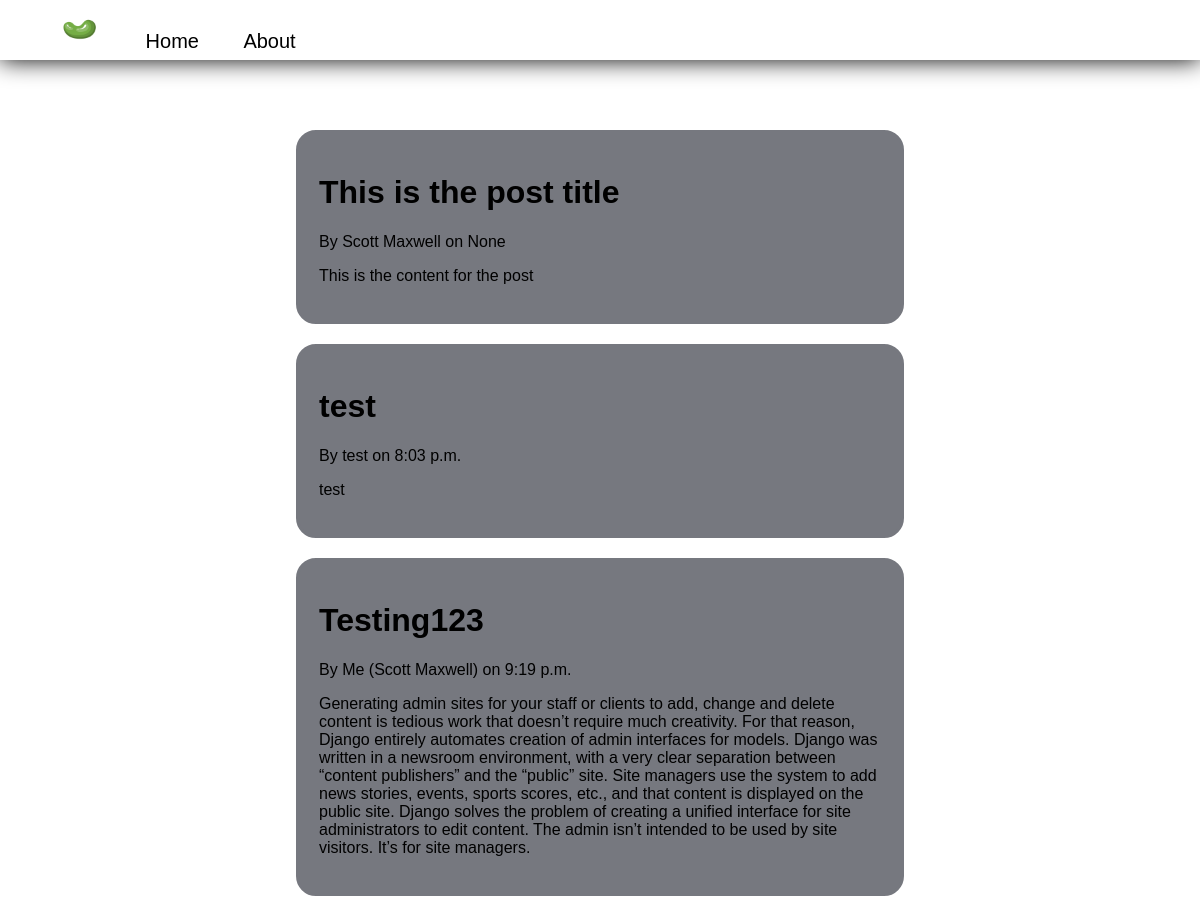
Before: / with the older database file.
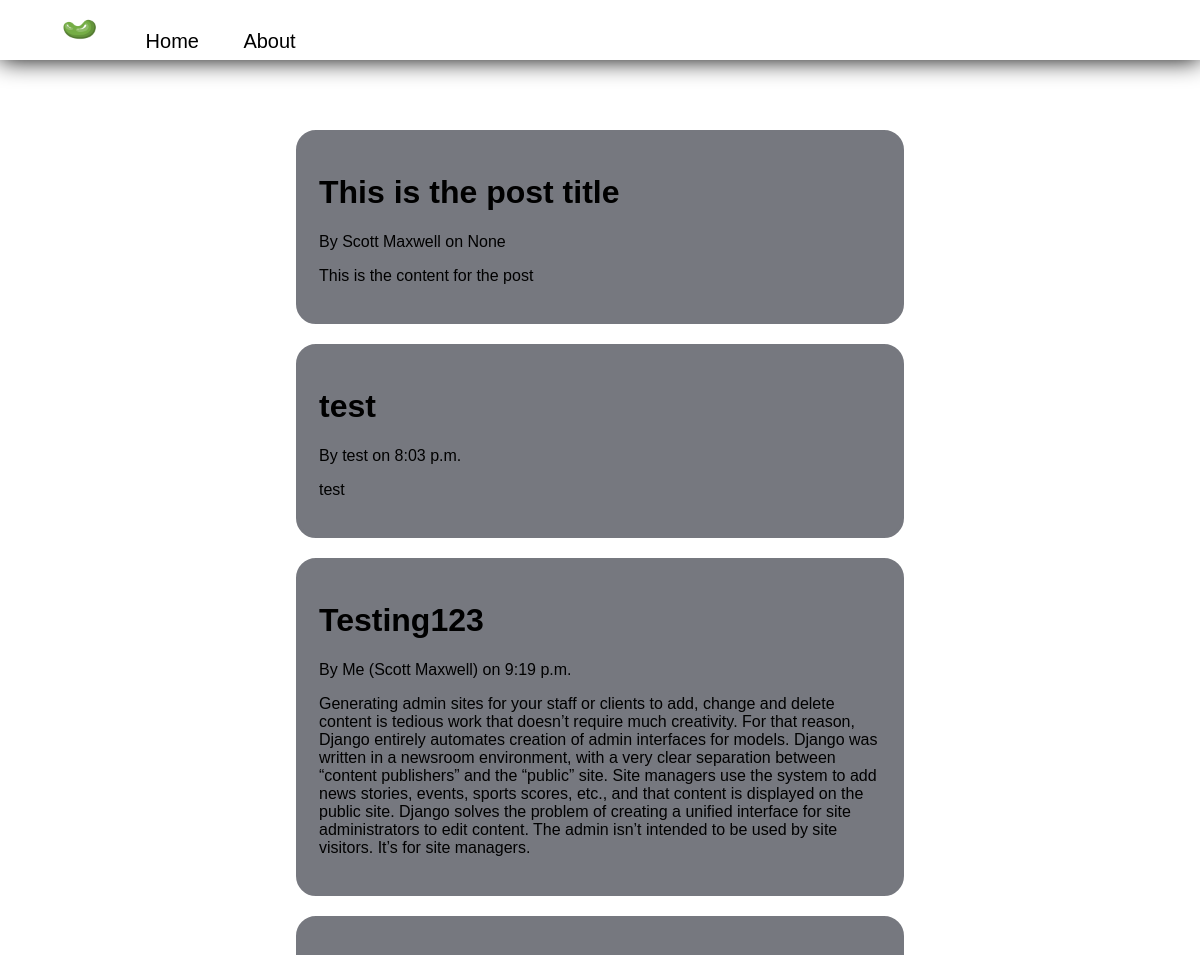
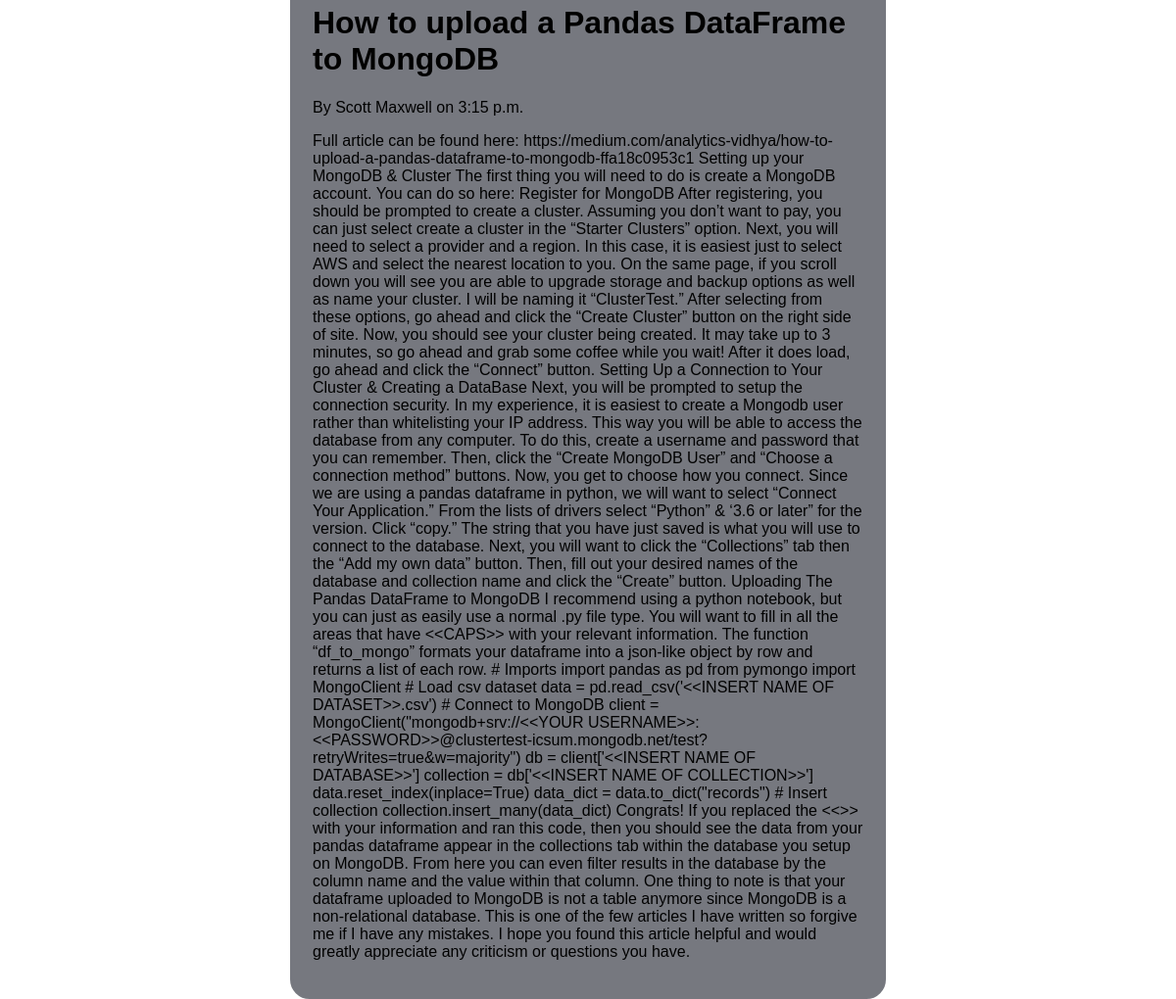
After: the same page with the newer database file (2 pictures, top to bottom).
### booleanbeanblog/models.py (models this page shows)
class Post(models.Model):
	title = models.TextField(blank=False)
	author = models.TextField(blank=False)
	content = models.TextField(blank=False)
	date_posted = models.TimeField(blank=False)

### booleanbeanblog/views.py (the view)
# urls.py: path('', views.home, name='bloghome'),
def home(request):
    context = {
        'posts': posts
    }
    return render(request, 'home.html', context)

### booleanbeanblog/templates/home.html
{% extends 'base.html' %}
{% block content %}
    {% for post in posts %}
        <div class='post'>
            <h1>{{ post.title }}</h1>
            <p>By {{post.author}} on {{ post.date_posted }}</p>
            <p>{{ post.content }}</p>
        </div>
    {% endfor %}
{% endblock %}

### booleanbeanblog/templates/base.html (shortened to what this page needs)
{% load static %}
<html>
<head>
</head>
	<body>
		{% include 'navbar.html' %}
		{% block content%}{% endblock%}
	</body>
</html>

### booleanbeanblog/templates/navbar.html (shortened to what this page needs)
{% load static %}
<header>
<ul>
    <li>
        <div class="img-container">
            <a href="{% url 'bloghome' %}"><img src="{% static 'BooleanBeanBlog/BooleanBean.png' %}"></a>
        </div>
    </li>
	<li><a href="{% url 'bloghome' %}">Home</a></li>
	<li><a href="{% url 'about' %}">About</a></li>
</ul>
</header>

### booleanbeanblog/templates/base.html (style rules this page uses)
.post { border-style:solid; border-radius: 20px; border-color:#76787f; background: #76787f; width: 50%; padding: 20px; margin: auto; margin-bottom:20px; margin-top:20px }
body { font-family: Sans-serif }

### booleanbeanblog/templates/navbar.html (style rules this page uses)
header { background-color: white; position: fixed; top: 0; left: 0; right: 0; height: 60px; display: flex; align-items: center; box-shadow: 0 0 25px 0 black; }
header * { display: inline; }
header li { margin: 20px; font-size:20px; text-align:center; }
header li a { color: black; text-decoration: none; }
body { height: 125vh; background-size: cover; font-family: sans-serif; margin-top: 80px; padding: 30px; }
img { height: 40px; width: 40px; text-align:center; }
.img-container { text-align:center; }

Changed rows visible on the page:
added Post: title "How to upload a Pandas DataFrame to MongoDB", author "Scott Maxwell", date_posted "3:15 p.m.", content "Full article can be found here: https://medium.com/analytics-vidhya/how-to-upload-a-pandas-dataframe-to-mongodb-ffa18c0953c1 Setting up your MongoDB & Cluster The first thing you will need to do is create a MongoDB account. You can do so here: Register for MongoDB After registering, you should be prompted to create a cluster. Assuming you don’t want to pay, you can just select create a cluster in the “Starter Clusters” option. Next, you will need to select a provider and a region. In this case, it is easiest just to select AWS and select the nearest location to you. On the same page, if you scroll down you will see you are able to upgrade storage and backup options as well as name your…"
